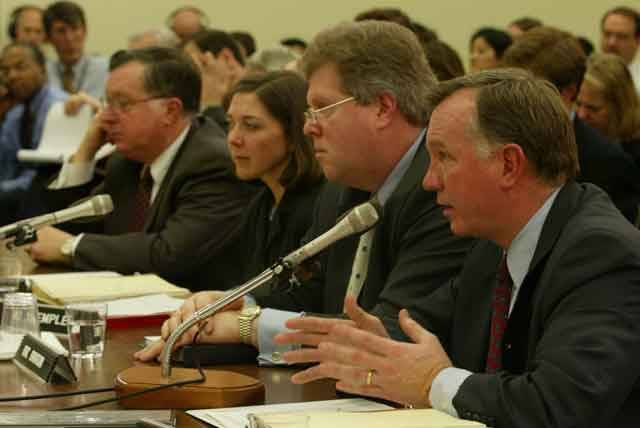
#> input picture production/assets/img/andersen_witnesses.jpg, 640 x 428 px
$ python prep_images.py
#> lines starting #> are read from the running program, lines starting #| are printed output that depends on the picture
"""Resize and colour-grade source photos into build/img/ so every shot shares one look."""
import json
from pathlib import Path

import numpy as np
from PIL import Image, ImageOps

ROOT = Path(__file__).resolve().parent.parent
SRC = ROOT / "assets" / "img"
DST = ROOT / "build" / "img"
DST.mkdir(parents=True, exist_ok=True)

# Images that must not be graded (documents, logos, mugshots get a light touch).
NO_GRADE = {"enron_logo", "hearing_doc_collapse", "hearing_doc_shredding", "skilling_indictment", "code_ethics_cover"}
LIGHT = {"ken_lay", "skilling_mug", "mclean", "watkins", "andersen_witnesses", "hearing_0124"}
MID_LIFT = 0.87   # gamma < 1 lifts mid-tones (~ +10% at 50% grey) without touching black or white
BW = {"ken_lay", "skilling_mug", "andersen_witnesses", "enron_complex", "houston_pano_night", "wallst_2000", "shredder_detail",
      "casey_courthouse", "supreme_court", "rbc_floor", "pipeline", "enron_field"}


def grade(arr, strength=1.0):
    x = arr.astype(np.float32) / 255.0
    lum = (0.2126 * x[..., 0] + 0.7152 * x[..., 1] + 0.0722 * x[..., 2])[..., None]
    x = lum + (x - lum) * (1 - 0.2 * strength)                       # desaturate a touch
    x = 0.5 + (x - 0.5) * (1 + 0.08 * strength)                       # contrast
    shadows = np.clip(1 - lum * 2.2, 0, 1)
    highs = np.clip((lum - 0.55) * 2.2, 0, 1)
    x += strength * (shadows * np.array([-0.018, 0.006, 0.03]) + highs * np.array([0.03, 0.012, -0.022]))
    x = 0.035 * strength + x * (1 - 0.05 * strength)                  # lifted, filmic blacks
    x = np.clip(x, 0, 1) ** MID_LIFT                                   # open up the mid-tones for phone screens
    return (np.clip(x, 0, 1) * 255).astype(np.uint8)


def to_bw(arr):
    x = arr.astype(np.float32) / 255.0
    lum = 0.2126 * x[..., 0] + 0.7152 * x[..., 1] + 0.0722 * x[..., 2]
    lum = 0.5 + (lum - 0.5) * 1.18
    lum = 0.03 + np.clip(lum, 0, 1) * 0.94
    lum = lum ** MID_LIFT
    out = np.stack([lum * 1.0, lum * 0.985, lum * 0.95], -1)            # faint warm paper tone
    return (np.clip(out, 0, 1) * 255).astype(np.uint8)


def main():
    done = []
    for p in sorted(SRC.glob("*")):
        if p.suffix.lower() not in (".jpg", ".jpeg", ".png"):
            continue
        key = p.stem
        im = Image.open(p)
#> im is the input picture: PIL image 640x428 RGB; mean R, G, B 92.8, 78, 49.5
        im = ImageOps.exif_transpose(im)
        if key == "enron_logo":
            im = im.convert("RGBA")
            im.thumbnail((1400, 1400), Image.LANCZOS)
            im.save(DST / f"{key}.png")
            done.append(key)
            continue
        im = im.convert("RGB")
        w, h = im.size
#> w = 640; h = 428
        limit = 2600 if w >= h else 2000
#> limit = 2600
        if max(w, h) > limit:
            im.thumbnail((limit, limit), Image.LANCZOS)
        arr = np.asarray(im)
        if key not in NO_GRADE:
            arr = grade(arr, 0.5 if key in LIGHT else 1.0)
#> in grade, `lum = (0.2126 * x[..., 0] + 0.7152 * x[..., 1] + 0.0722 * x[..., 2])[...`:
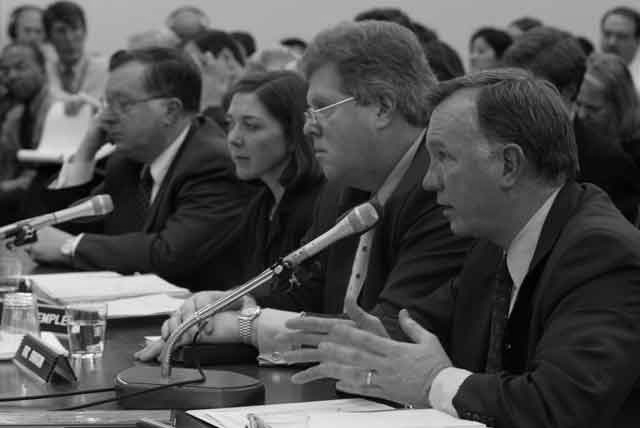
#> lum: shape (428, 640, 1) float32; min 0, max 0.993, mean 0.31
#> in grade, `shadows = np.clip(1 - lum * 2.2, 0, 1)`:
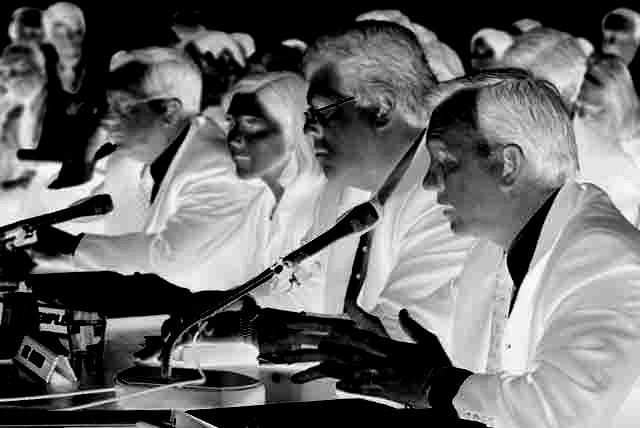
#> shadows: shape (428, 640, 1) float32; min 0, max 1, mean 0.421
#> in grade, `highs = np.clip((lum - 0.55) * 2.2, 0, 1)`:
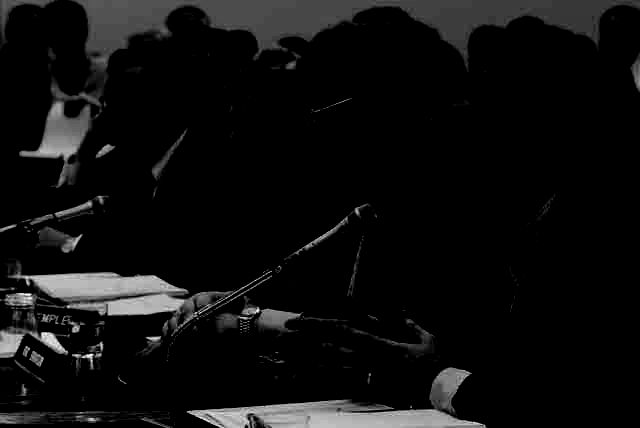
#> highs: shape (428, 640, 1) float32; min 0, max 0.974, mean 0.0585
        Image.fromarray(arr).save(DST / f"{key}.jpg", quality=90)
        if key in BW:
            Image.fromarray(to_bw(np.asarray(im))).save(DST / f"{key}_bw.jpg", quality=90)
        done.append(key)
    print(len(done), "images ->", DST)
    print(json.dumps({k: list(Image.open(next(DST.glob(k + '.*'))).size) for k in done}))


if __name__ == "__main__":
    main()
